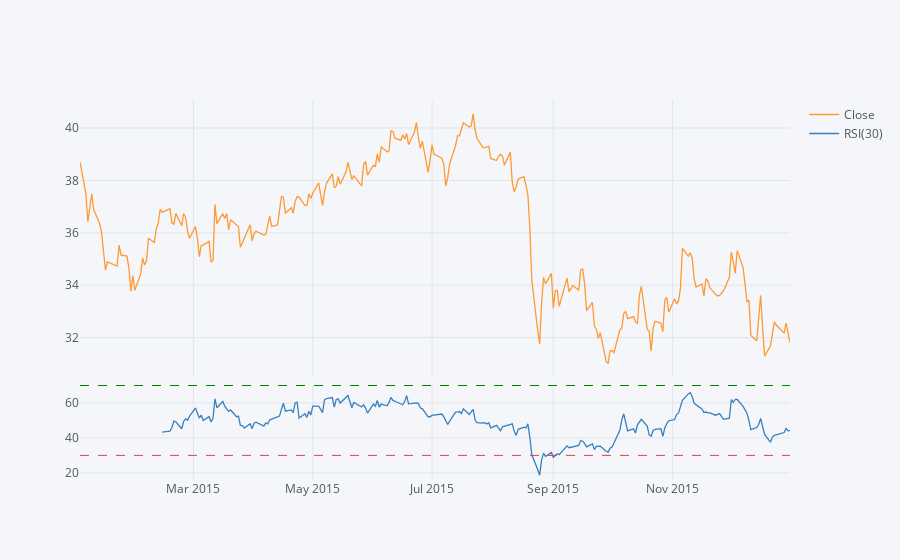

This figure's notebook cell:
### Markdown cell above
**Demonstrating technical analysis indicators:**

### Code cell
MS_2015_Close = MS.loc['2015-01-01':'2016-01-01']['Close']

MS_2015_Close.ta_plot(study='rsi',periods = 30, title='MS stock RSI and Close Prices', xTitle='Dates',  yTitle='Closing Prices')

### Figure 1 — Plotly figure (JSON) as saved in the notebook; plotly's stock layout.template omitted (floating-point values rounded to 4 significant figures; data arrays with more than 128 entries replaced by an {"elided": "..."} marker saying what was removed)
{"data": [{"line": {"color": "rgba(255, 153, 51, 1.0)", "dash": "solid", "shape": "linear", "width": 1.3}, "mode": "lines", "name": "Close", "text": "", "type": "scatter", "x": {"elided": "252 str values"}, "xaxis": "x", "y": {"elided": "252 float values"}, "yaxis": "y"}, {"line": {"color": "rgba(55, 128, 191, 1.0)", "dash": "solid", "shape": "linear", "width": 1.3}, "mode": "lines", "name": "RSI(30)", "text": "", "type": "scatter", "x": {"elided": "252 str values"}, "xaxis": "x2", "y": {"elided": "252 mixed values"}, "yaxis": "y2"}], "layout": {"legend": {"bgcolor": "#F5F6F9", "font": {"color": "#4D5663"}}, "paper_bgcolor": "#F5F6F9", "plot_bgcolor": "#F5F6F9", "shapes": [{"line": {"color": "#008000", "dash": "dash", "width": 1}, "type": "line", "x0": 0, "x1": 1, "xref": "paper", "y0": 70, "y1": 70, "yref": "y2"}, {"line": {"color": "#db4052", "dash": "dash", "width": 1}, "type": "line", "x0": 0, "x1": 1, "xref": "paper", "y0": 30, "y1": 30, "yref": "y2"}], "title": {"font": {"color": "#4D5663"}}, "xaxis": {"anchor": "y", "domain": [0, 1], "gridcolor": "#E1E5ED", "matches": "x2", "showgrid": true, "showticklabels": false, "tickfont": {"color": "#4D5663"}, "title": {"font": {"color": "#4D5663"}, "text": ""}, "zerolinecolor": "#E1E5ED"}, "xaxis2": {"anchor": "y2", "domain": [0, 1], "gridcolor": "#E1E5ED", "showgrid": true, "tickfont": {"color": "#4D5663"}, "title": {"font": {"color": "#4D5663"}, "text": ""}, "zerolinecolor": "#E1E5ED"}, "yaxis": {"anchor": "x", "domain": [0.27, 1], "gridcolor": "#E1E5ED", "showgrid": true, "tickfont": {"color": "#4D5663"}, "title": {"font": {"color": "#4D5663"}, "text": ""}, "zerolinecolor": "#E1E5ED"}, "yaxis2": {"anchor": "x2", "domain": [0, 0.25], "gridcolor": "#E1E5ED", "showgrid": true, "tickfont": {"color": "#4D5663"}, "title": {"font": {"color": "#4D5663"}, "text": ""}, "zerolinecolor": "#E1E5ED"}}}
